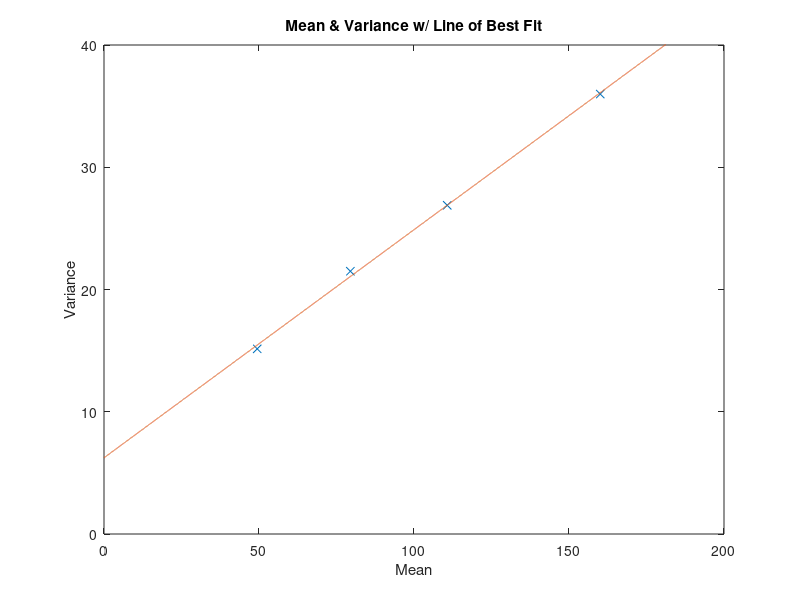

The MATLAB script that drew this image:
u = [49.4226,79.4785,110.7211,160.079193];
var = [15.144369,21.492956,26.886707,35.986778];
plot(u,var,'x'),xlabel('Mean'),ylabel('Variance'),title('Mean & Variance w/ Line of Best Fit'), axis([0 200 0 40]);
hold
m = 0.1865719;
b = 6.23444065;
x = 0:0.01:200;
y = m*x + b;
plot(x,y);